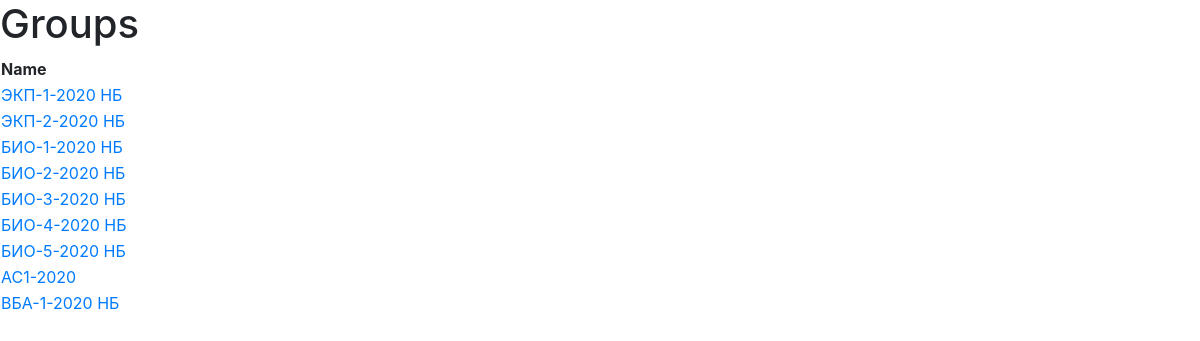
Page /groups/64 on the committed database.
### models.py (models this page shows)
class Group(Base):
    __tablename__ = 'groups'
    id = Column(Integer, primary_key=True)
    name = Column(String)
    data = Column(String)
    course_id = Column(Integer, ForeignKey('courses.id'))
    course = relationship('Course', back_populates='groups')

### app.py (the view)
@app.route('/groups/<int:course_id>')
def groups(course_id):
    return render_template('groups.html', groups=get_groups(course_id))

### app.py (called while the page is built)
def get_groups(course_id):
    session = Session()
    groups = session.query(Group).filter_by(course_id=course_id).all()
    session.close()
    return groups

### templates/groups.html (shortened to what this page needs)
<!DOCTYPE html>
<html>
<head>
    <link rel="stylesheet" href="https://maxcdn.bootstrapcdn.com/bootstrap/4.5.2/css/bootstrap.min.css">
</head>
<body>
    <h1>Groups</h1>
    <table>
        <tr>
            <th>Name</th>
        </tr>
        {% for group in groups %}
            <tr>
                <td><a href="#" class="group-link" data-group-id="{{ group.id }}">{{ group.name }}</a></td>
            </tr>
        {% endfor %}
    </table>
</body>
</html>

### rows in the picture
Group: name "ЭКП-1-2020 НБ"
Group: name "ЭКП-2-2020 НБ"
Group: name "БИО-1-2020 НБ"
Group: name "БИО-2-2020 НБ"
Group: name "БИО-3-2020 НБ"
Group: name "БИО-4-2020 НБ"
Group: name "БИО-5-2020 НБ"
Group: name "АС1-2020"
Group: name "ВБА-1-2020 НБ"
